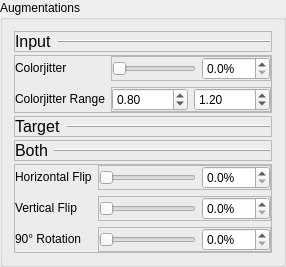
                    <widget class="QGroupBox" name="groupBox_2">
                     <property name="title">
                      <string>Augmentations</string>
                     </property>
                     <layout class="QVBoxLayout" name="verticalLayout_60">
                      <property name="spacing">
                       <number>3</number>
                      </property>
                      <item>
                       <widget class="QFrame" name="frame_52">
                        <property name="frameShape">
                         <enum>QFrame::StyledPanel</enum>
                        </property>
                        <property name="frameShadow">
                         <enum>QFrame::Raised</enum>
                        </property>
                        <layout class="QHBoxLayout" name="horizontalLayout_51">
                         <property name="leftMargin">
                          <number>0</number>
                         </property>
                         <property name="topMargin">
                          <number>0</number>
                         </property>
                         <property name="rightMargin">
                          <number>0</number>
                         </property>
                         <property name="bottomMargin">
                          <number>0</number>
                         </property>
                         <item>
                          <widget class="QLabel" name="label_69">
                           <property name="sizePolicy">
                            <sizepolicy hsizetype="Maximum" vsizetype="Preferred">
                             <horstretch>0</horstretch>
                             <verstretch>0</verstretch>
                            </sizepolicy>
                           </property>
                           <property name="font">
                            <font>
                             <pointsize>12</pointsize>
                            </font>
                           </property>
                           <property name="text">
                            <string>Input</string>
                           </property>
                          </widget>
                         </item>
                         <item>
                          <widget class="Line" name="line_4">
                           <property name="frameShadow">
                            <enum>QFrame::Raised</enum>
                           </property>
                           <property name="orientation">
                            <enum>Qt::Horizontal</enum>
                           </property>
                          </widget>
                         </item>
                        </layout>
                       </widget>
                      </item>
                      <item>
                       <widget class="QFrame" name="frame_65">
                        <property name="frameShape">
                         <enum>QFrame::StyledPanel</enum>
                        </property>
                        <property name="frameShadow">
                         <enum>QFrame::Raised</enum>
                        </property>
                        <layout class="QFormLayout" name="formLayout_20">
                         <property name="horizontalSpacing">
                          <number>6</number>
                         </property>
                         <property name="verticalSpacing">
                          <number>6</number>
                         </property>
                         <property name="leftMargin">
                          <number>0</number>
                         </property>
                         <property name="topMargin">
                          <number>0</number>
                         </property>
                         <property name="rightMargin">
                          <number>0</number>
                         </property>
                         <property name="bottomMargin">
                          <number>0</number>
                         </property>
                         <item row="0" column="0">
                          <widget class="QLabel" name="label_74">
                           <property name="text">
                            <string>Colorjitter</string>
                           </property>
                          </widget>
                         </item>
                         <item row="0" column="1">
                          <widget class="QFrame" name="frame_66">
                           <property name="frameShape">
                            <enum>QFrame::StyledPanel</enum>
                           </property>
                           <property name="frameShadow">
                            <enum>QFrame::Raised</enum>
                           </property>
                           <layout class="QHBoxLayout" name="horizontalLayout_56">
                            <property name="leftMargin">
                             <number>0</number>
                            </property>
                            <property name="topMargin">
                             <number>0</number>
                            </property>
                            <property name="rightMargin">
                             <number>0</number>
                            </property>
                            <property name="bottomMargin">
                             <number>0</number>
                            </property>
                            <item>
                             <widget class="QSlider" name="colorjitter_chance_slider">
                              <property name="maximum">
                               <number>100</number>
                              </property>
                              <property name="orientation">
                               <enum>Qt::Horizontal</enum>
                              </property>
                              <property name="tickPosition">
                               <enum>QSlider::NoTicks</enum>
                              </property>
                              <property name="tickInterval">
                               <number>10</number>
                              </property>
                             </widget>
                            </item>
                            <item>
                             <widget class="QDoubleSpinBox" name="colorjitter_chance">
                              <property name="suffix">
                               <string>%</string>
                              </property>
                              <property name="decimals">
                               <number>1</number>
                              </property>
                             </widget>
                            </item>
                           </layout>
                          </widget>
                         </item>
                         <item row="1" column="0">
                          <widget class="QLabel" name="label_75">
                           <property name="text">
                            <string>Colorjitter Range</string>
                           </property>
                          </widget>
                         </item>
                         <item row="1" column="1">
                          <widget class="QFrame" name="frame_67">
                           <property name="frameShape">
                            <enum>QFrame::StyledPanel</enum>
                           </property>
                           <property name="frameShadow">
                            <enum>QFrame::Raised</enum>
                           </property>
                           <layout class="QHBoxLayout" name="horizontalLayout_57">
                            <property name="leftMargin">
                             <number>0</number>
                            </property>
                            <property name="topMargin">
                             <number>0</number>
                            </property>
                            <property name="rightMargin">
                             <number>0</number>
                            </property>
                            <property name="bottomMargin">
                             <number>0</number>
                            </property>
                            <item>
                             <widget class="QDoubleSpinBox" name="colorjitter_brightness_0">
                              <property name="maximum">
                               <double>2.500000000000000</double>
                              </property>
                              <property name="singleStep">
                               <double>0.050000000000000</double>
                              </property>
                              <property name="value">
                               <double>0.800000000000000</double>
                              </property>
                             </widget>
                            </item>
                            <item>
                             <widget class="QDoubleSpinBox" name="colorjitter_brightness_1">
                              <property name="maximum">
                               <double>2.500000000000000</double>
                              </property>
                              <property name="singleStep">
                               <double>0.050000000000000</double>
                              </property>
                              <property name="value">
                               <double>1.200000000000000</double>
                              </property>
                             </widget>
                            </item>
                           </layout>
                          </widget>
                         </item>
                        </layout>
                       </widget>
                      </item>
                      <item>
                       <widget class="QFrame" name="frame_60">
                        <property name="frameShape">
                         <enum>QFrame::StyledPanel</enum>
                        </property>
                        <property name="frameShadow">
                         <enum>QFrame::Raised</enum>
                        </property>
                        <layout class="QHBoxLayout" name="horizontalLayout_52">
                         <property name="leftMargin">
                          <number>0</number>
                         </property>
                         <property name="topMargin">
                          <number>0</number>
                         </property>
                         <property name="rightMargin">
                          <number>0</number>
                         </property>
                         <property name="bottomMargin">
                          <number>0</number>
                         </property>
                         <item>
                          <widget class="QLabel" name="label_70">
                           <property name="sizePolicy">
                            <sizepolicy hsizetype="Maximum" vsizetype="Preferred">
                             <horstretch>0</horstretch>
                             <verstretch>0</verstretch>
                            </sizepolicy>
                           </property>
                           <property name="font">
                            <font>
                             <pointsize>12</pointsize>
                            </font>
                           </property>
                           <property name="text">
                            <string>Target</string>
                           </property>
                          </widget>
                         </item>
                         <item>
                          <widget class="Line" name="line_6">
                           <property name="frameShadow">
                            <enum>QFrame::Raised</enum>
                           </property>
                           <property name="orientation">
                            <enum>Qt::Horizontal</enum>
                           </property>
                          </widget>
                         </item>
                        </layout>
                       </widget>
                      </item>
                      <item>
                       <widget class="QFrame" name="frame_51">
                        <property name="frameShape">
                         <enum>QFrame::StyledPanel</enum>
                        </property>
                        <property name="frameShadow">
                         <enum>QFrame::Raised</enum>
                        </property>
                        <layout class="QHBoxLayout" name="horizontalLayout_30">
                         <property name="leftMargin">
                          <number>0</number>
                         </property>
                         <property name="topMargin">
                          <number>0</number>
                         </property>
                         <property name="rightMargin">
                          <number>0</number>
                         </property>
                         <property name="bottomMargin">
                          <number>0</number>
                         </property>
                         <item>
                          <widget class="QLabel" name="label_68">
                           <property name="sizePolicy">
                            <sizepolicy hsizetype="Maximum" vsizetype="Preferred">
                             <horstretch>0</horstretch>
                             <verstretch>0</verstretch>
                            </sizepolicy>
                           </property>
                           <property name="font">
                            <font>
                             <pointsize>12</pointsize>
                            </font>
                           </property>
                           <property name="text">
                            <string>Both</string>
                           </property>
                          </widget>
                         </item>
                         <item>
                          <widget class="Line" name="line_3">
                           <property name="frameShadow">
                            <enum>QFrame::Raised</enum>
                           </property>
                           <property name="orientation">
                            <enum>Qt::Horizontal</enum>
                           </property>
                          </widget>
                         </item>
                        </layout>
                       </widget>
                      </item>
                      <item>
                       <widget class="QFrame" name="frame_61">
                        <property name="frameShape">
                         <enum>QFrame::StyledPanel</enum>
                        </property>
                        <property name="frameShadow">
                         <enum>QFrame::Raised</enum>
                        </property>
                        <layout class="QFormLayout" name="formLayout">
                         <property name="horizontalSpacing">
                          <number>6</number>
                         </property>
                         <property name="verticalSpacing">
                          <number>6</number>
                         </property>
                         <property name="leftMargin">
                          <number>0</number>
                         </property>
                         <property name="topMargin">
                          <number>0</number>
                         </property>
                         <property name="rightMargin">
                          <number>0</number>
                         </property>
                         <property name="bottomMargin">
                          <number>0</number>
                         </property>
                         <item row="0" column="0">
                          <widget class="QLabel" name="label_71">
                           <property name="text">
                            <string>Horizontal Flip</string>
                           </property>
                          </widget>
                         </item>
                         <item row="0" column="1">
                          <widget class="QFrame" name="frame_62">
                           <property name="frameShape">
                            <enum>QFrame::StyledPanel</enum>
                           </property>
                           <property name="frameShadow">
                            <enum>QFrame::Raised</enum>
                           </property>
                           <layout class="QHBoxLayout" name="horizontalLayout_53">
                            <property name="leftMargin">
                             <number>0</number>
                            </property>
                            <property name="topMargin">
                             <number>0</number>
                            </property>
                            <property name="rightMargin">
                             <number>0</number>
                            </property>
                            <property name="bottomMargin">
                             <number>0</number>
                            </property>
                            <item>
                             <widget class="QSlider" name="h_flip_chance_slider">
                              <property name="maximum">
                               <number>100</number>
                              </property>
                              <property name="orientation">
                               <enum>Qt::Horizontal</enum>
                              </property>
                              <property name="tickPosition">
                               <enum>QSlider::NoTicks</enum>
                              </property>
                              <property name="tickInterval">
                               <number>10</number>
                              </property>
                             </widget>
                            </item>
                            <item>
                             <widget class="QDoubleSpinBox" name="h_flip_chance">
                              <property name="suffix">
                               <string>%</string>
                              </property>
                              <property name="decimals">
                               <number>1</number>
                              </property>
                             </widget>
                            </item>
                           </layout>
                          </widget>
                         </item>
                         <item row="1" column="0">
                          <widget class="QLabel" name="label_72">
                           <property name="text">
                            <string>Vertical Flip</string>
                           </property>
                          </widget>
                         </item>
                         <item row="2" column="0">
                          <widget class="QLabel" name="label_73">
                           <property name="text">
                            <string>90° Rotation</string>
                           </property>
                          </widget>
                         </item>
                         <item row="1" column="1">
                          <widget class="QFrame" name="frame_64">
                           <property name="frameShape">
                            <enum>QFrame::StyledPanel</enum>
                           </property>
                           <property name="frameShadow">
                            <enum>QFrame::Raised</enum>
                           </property>
                           <layout class="QHBoxLayout" name="horizontalLayout_55">
                            <property name="leftMargin">
                             <number>0</number>
                            </property>
                            <property name="topMargin">
                             <number>0</number>
                            </property>
                            <property name="rightMargin">
                             <number>0</number>
                            </property>
                            <property name="bottomMargin">
                             <number>0</number>
                            </property>
                            <item>
                             <widget class="QSlider" name="v_flip_chance_slider">
                              <property name="maximum">
                               <number>100</number>
                              </property>
                              <property name="orientation">
                               <enum>Qt::Horizontal</enum>
                              </property>
                              <property name="tickPosition">
                               <enum>QSlider::NoTicks</enum>
                              </property>
                              <property name="tickInterval">
                               <number>10</number>
                              </property>
                             </widget>
                            </item>
                            <item>
                             <widget class="QDoubleSpinBox" name="v_flip_chance">
                              <property name="suffix">
                               <string>%</string>
                              </property>
                              <property name="decimals">
                               <number>1</number>
                              </property>
                             </widget>
                            </item>
                           </layout>
                          </widget>
                         </item>
                         <item row="2" column="1">
                          <widget class="QFrame" name="frame_63">
                           <property name="frameShape">
                            <enum>QFrame::StyledPanel</enum>
                           </property>
                           <property name="frameShadow">
                            <enum>QFrame::Raised</enum>
                           </property>
                           <layout class="QHBoxLayout" name="horizontalLayout_54">
                            <property name="leftMargin">
                             <number>0</number>
                            </property>
                            <property name="topMargin">
                             <number>0</number>
                            </property>
                            <property name="rightMargin">
                             <number>0</number>
                            </property>
                            <property name="bottomMargin">
                             <number>0</number>
                            </property>
                            <item>
                             <widget class="QSlider" name="rot90_chance_slider">
                              <property name="maximum">
                               <number>100</number>
                              </property>
                              <property name="orientation">
                               <enum>Qt::Horizontal</enum>
                              </property>
                              <property name="tickPosition">
                               <enum>QSlider::NoTicks</enum>
                              </property>
                              <property name="tickInterval">
                               <number>10</number>
                              </property>
                             </widget>
                            </item>
                            <item>
                             <widget class="QDoubleSpinBox" name="rot90_chance">
                              <property name="suffix">
                               <string>%</string>
                              </property>
                              <property name="decimals">
                               <number>1</number>
                              </property>
                             </widget>
                            </item>
                           </layout>
                          </widget>
                         </item>
                        </layout>
                       </widget>
                      </item>
                     </layout>
                    </widget>
